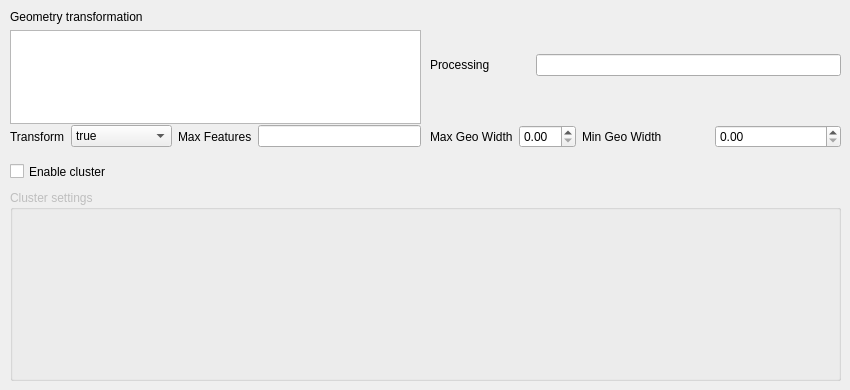
  <widget class="QWidget" name="datatransformTab">
   <attribute name="title">
    <string>Data manipulation</string>
   </attribute>
   <widget class="QWidget" name="horizontalLayoutWidget_10">
    <property name="geometry">
     <rect>
      <x>10</x>
      <y>10</y>
      <width>411</width>
      <height>114</height>
     </rect>
    </property>
    <layout class="QVBoxLayout" name="verticalLayout_5">
     <item>
      <widget class="QLabel" name="mf_geomTransform_label">
       <property name="text">
        <string>Geometry transformation</string>
       </property>
      </widget>
     </item>
     <item>
      <widget class="QTextEdit" name="mf_geomTransform_edit"/>
     </item>
    </layout>
   </widget>
   <widget class="QWidget" name="horizontalLayoutWidget_24">
    <property name="geometry">
     <rect>
      <x>430</x>
      <y>120</y>
      <width>411</width>
      <height>33</height>
     </rect>
    </property>
    <layout class="QHBoxLayout" name="horizontalLayout_25">
     <item>
      <layout class="QHBoxLayout" name="horizontalLayout_24">
       <item>
        <layout class="QHBoxLayout" name="horizontalLayout_22">
         <item>
          <widget class="QLabel" name="mf_maxGeoWidth_label">
           <property name="text">
            <string>Max Geo Width</string>
           </property>
          </widget>
         </item>
         <item>
          <widget class="QDoubleSpinBox" name="mf_maxGeoWidth_box"/>
         </item>
        </layout>
       </item>
       <item>
        <widget class="QLabel" name="mf_minGeoWidth_label">
         <property name="text">
          <string>Min Geo Width</string>
         </property>
        </widget>
       </item>
       <item>
        <widget class="QDoubleSpinBox" name="mf_minGeoWidth_box"/>
       </item>
      </layout>
     </item>
    </layout>
   </widget>
   <widget class="QWidget" name="verticalLayoutWidget_2">
    <property name="geometry">
     <rect>
      <x>430</x>
      <y>10</y>
      <width>411</width>
      <height>111</height>
     </rect>
    </property>
    <layout class="QVBoxLayout" name="verticalLayout_11">
     <item>
      <layout class="QHBoxLayout" name="horizontalLayout_30">
       <item>
        <widget class="QLabel" name="mf_processing_label">
         <property name="minimumSize">
          <size>
           <width>100</width>
           <height>30</height>
          </size>
         </property>
         <property name="maximumSize">
          <size>
           <width>100</width>
           <height>30</height>
          </size>
         </property>
         <property name="text">
          <string>Processing</string>
         </property>
        </widget>
       </item>
       <item>
        <widget class="QLineEdit" name="mf_processing_edit"/>
       </item>
      </layout>
     </item>
    </layout>
   </widget>
   <widget class="QWidget" name="horizontalLayoutWidget_3">
    <property name="geometry">
     <rect>
      <x>10</x>
      <y>120</y>
      <width>411</width>
      <height>33</height>
     </rect>
    </property>
    <layout class="QHBoxLayout" name="horizontalLayout_44">
     <item>
      <layout class="QHBoxLayout" name="horizontalLayout_37">
       <item>
        <widget class="QLabel" name="mf_transform_label">
         <property name="text">
          <string>Transform</string>
         </property>
        </widget>
       </item>
       <item>
        <widget class="QComboBox" name="mf_transform_comboBox">
         <item>
          <property name="text">
           <string>true</string>
          </property>
         </item>
         <item>
          <property name="text">
           <string>false</string>
          </property>
         </item>
         <item>
          <property name="text">
           <string>upper left</string>
          </property>
         </item>
         <item>
          <property name="text">
           <string>upper center</string>
          </property>
         </item>
         <item>
          <property name="text">
           <string>upper right</string>
          </property>
         </item>
         <item>
          <property name="text">
           <string>middle left</string>
          </property>
         </item>
         <item>
          <property name="text">
           <string>center center</string>
          </property>
         </item>
         <item>
          <property name="text">
           <string>middle right</string>
          </property>
         </item>
         <item>
          <property name="text">
           <string>lower left</string>
          </property>
         </item>
         <item>
          <property name="text">
           <string>lower center</string>
          </property>
         </item>
         <item>
          <property name="text">
           <string>lower right</string>
          </property>
         </item>
        </widget>
       </item>
      </layout>
     </item>
     <item>
      <layout class="QHBoxLayout" name="horizontalLayout_21">
       <item>
        <widget class="QLabel" name="mf_maxFeatures_label">
         <property name="text">
          <string>Max Features</string>
         </property>
        </widget>
       </item>
       <item>
        <widget class="QLineEdit" name="mf_maxFeatures_edit"/>
       </item>
      </layout>
     </item>
    </layout>
   </widget>
   <widget class="QCheckBox" name="layer_cluster_enabled_check">
    <property name="geometry">
     <rect>
      <x>10</x>
      <y>160</y>
      <width>131</width>
      <height>23</height>
     </rect>
    </property>
    <property name="text">
     <string>Enable cluster</string>
    </property>
   </widget>
   <widget class="QGroupBox" name="layer_cluster_group">
    <property name="enabled">
     <bool>false</bool>
    </property>
    <property name="geometry">
     <rect>
      <x>10</x>
      <y>190</y>
      <width>831</width>
      <height>191</height>
     </rect>
    </property>
    <property name="title">
     <string>Cluster settings</string>
    </property>
   </widget>
  </widget>
